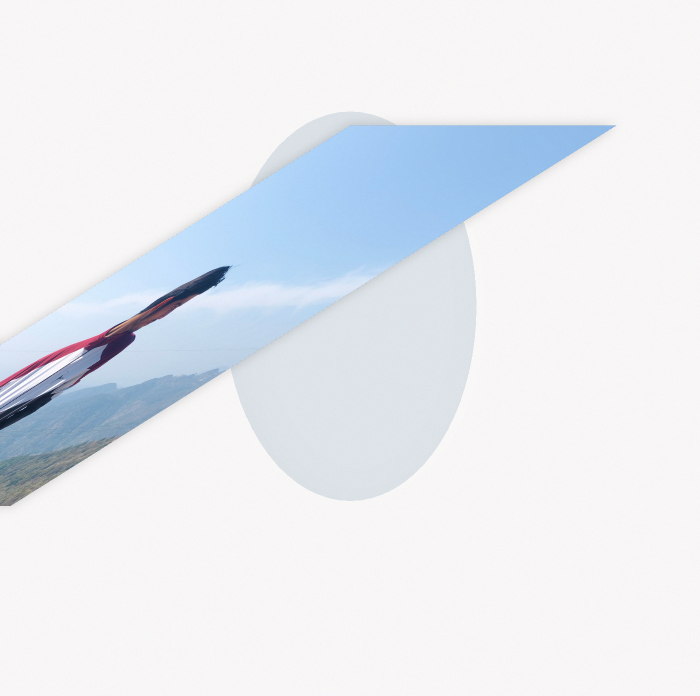
#> input picture backend/cache/1c5d9a864afbf6f3f14dbeda_comp.png, 1400 x 1392 px (shown at 1/2 size)
$ python -i segment.py   (imports and definitions only)
#> lines starting #> are read from the running program, lines starting #| are printed output that depends on the picture; after the words box and inside, x2 and y2 are one past the last pixel; in counts of white or black regions, pixels touching at a corner belong together
from __future__ import annotations

import time
from dataclasses import dataclass
from pathlib import Path

import cv2
import numpy as np


@dataclass
class SegmentConfig:
    cache_dir: Path
    request_key: str
    """GrabCut iterations; 2 is usually enough on a downscaled image."""
    grabcut_iters: int = 2
    min_confidence: float = 0.22
    """Max long edge for segmentation (GrabCut cost grows ~with pixels). Full-res mask is restored after."""
    max_seg_long_edge: int = 640


@dataclass
class SegmentResult:
    mask: np.ndarray
    confidence: float
    method: str
    elapsed_s: float
    used_fallback: bool


def _corner_patches(image_lab: np.ndarray) -> np.ndarray:
    h, w = image_lab.shape[:2]
    pad_h = max(8, h // 14)
    pad_w = max(8, w // 14)
    patches = [
        image_lab[:pad_h, :pad_w],
        image_lab[:pad_h, w - pad_w:],
        image_lab[h - pad_h:, :pad_w],
        image_lab[h - pad_h:, w - pad_w:],
    ]
    return np.concatenate([p.reshape(-1, 3) for p in patches], axis=0).astype(np.float32)


def _estimate_background_lab(image_lab: np.ndarray) -> tuple[np.ndarray, float]:
    """Return median LAB color of corners and a uniformity score (0..1)."""
    samples = _corner_patches(image_lab)
    median = np.median(samples, axis=0)
    spread = float(np.linalg.norm(np.std(samples, axis=0)))
    uniformity = float(np.clip(1.0 - spread / 60.0, 0.0, 1.0))
    return median, uniformity


def _color_distance_saliency(image_bgr: np.ndarray) -> tuple[np.ndarray, float]:
    """Per-pixel LAB distance from estimated background; returns saliency + bg uniformity."""
    lab = cv2.cvtColor(image_bgr, cv2.COLOR_BGR2LAB).astype(np.float32)
    bg, uniformity = _estimate_background_lab(lab)
    dist = np.linalg.norm(lab - bg, axis=2)
    saliency = cv2.normalize(dist, None, 0, 255, cv2.NORM_MINMAX).astype(np.uint8)
    # Gaussian is ~10x faster than bilateralFilter on CPU with similar smoothing here.
    saliency = cv2.GaussianBlur(saliency, (5, 5), 0)
    return saliency, uniformity


# [137 lines left out: functions _resize_for_segmentation, _bbox_from_saliency, _grabcut_segment, _color_distance_segment, segment_with_fallback, not called in this run]

>>> import cv2
>>> picture = cv2.imread('../cache/1c5d9a864afbf6f3f14dbeda_comp.png')
#> picture is the input picture: shape (1392, 1400, 3); mean B, G, R 240.8, 235.6, 231.7
>>> result = _color_distance_saliency(picture)
#> in _color_distance_saliency, `lab = cv2.cvtColor(image_bgr, cv2.COLOR_BGR2LAB).astype(np.float32)`:
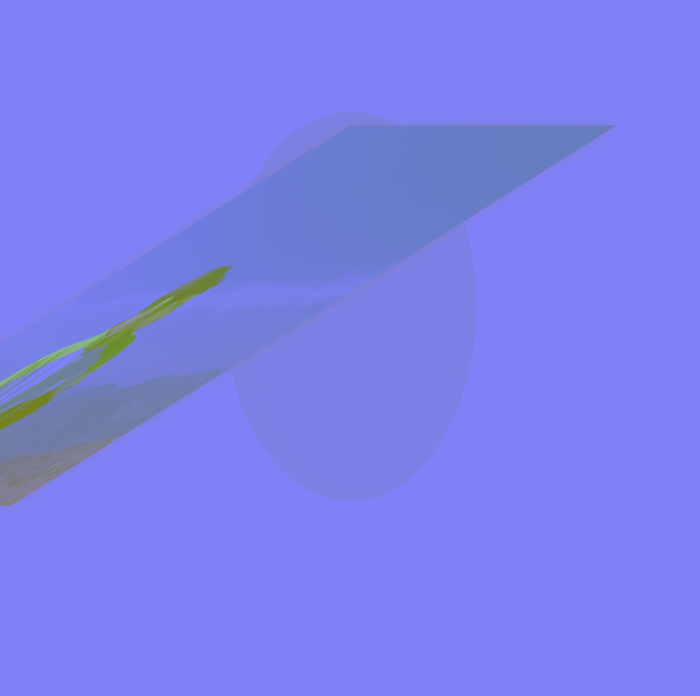
#> lab: shape (1392, 1400, 3) float32 (shown at 1/2 size); mean B, G, R 240, 127.9, 125.1
#> in _estimate_background_lab, `median = np.median(samples, axis=0)`: median = [248, 128, 128]
#> in _estimate_background_lab, `spread = float(np.linalg.norm(np.std(samples, axis=0)))`: spread = 2.5
#> in _estimate_background_lab, `uniformity = float(np.clip(1.0 - spread / 60.0, 0.0, 1.0))`: uniformity = 0.958
#> in _color_distance_saliency, `bg, uniformity = _estimate_background_lab(lab)`: bg = [248, 128, 128]; uniformity = 0.958
#> in _color_distance_saliency, `dist = np.linalg.norm(lab - bg, axis=2)`:
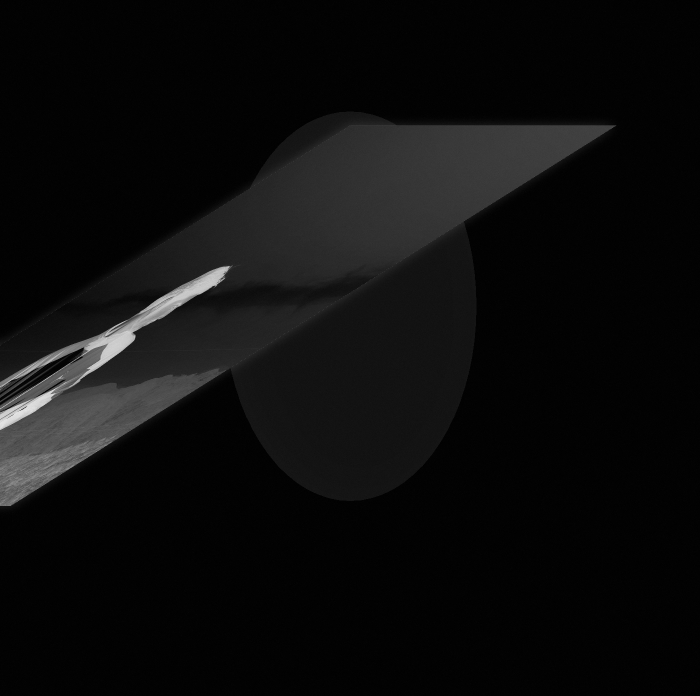
#> dist: shape (1392, 1400) float32 (shown at 1/2 size); min 0, max 239.4, mean 12.8

$ run again, on backend/cache/1c5d9a864afbf6f3f14dbeda_seg.png
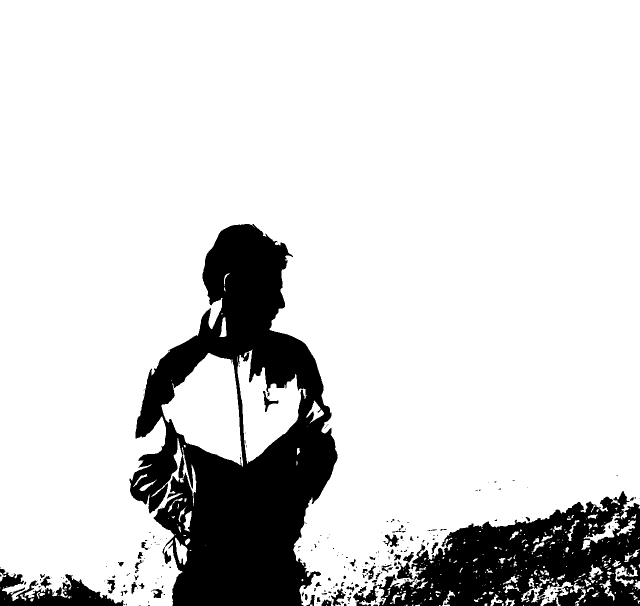
#> input picture backend/cache/1c5d9a864afbf6f3f14dbeda_seg.png, 1280 x 1212 px (shown at 1/2 size)
#> picture is the input picture: shape (1212, 1280, 3); 84.4% white; 235 black regions (175 under 20 px), largest, box (x1, y1, x2, y2) and area: (259, 448, 675, 1212) 159153, (706, 982, 1280, 1212) 69508, (0, 1138, 247, 1212) 8037
#> in _color_distance_saliency, `lab = cv2.cvtColor(image_bgr, cv2.COLOR_BGR2LAB).astype(np.float32)`:
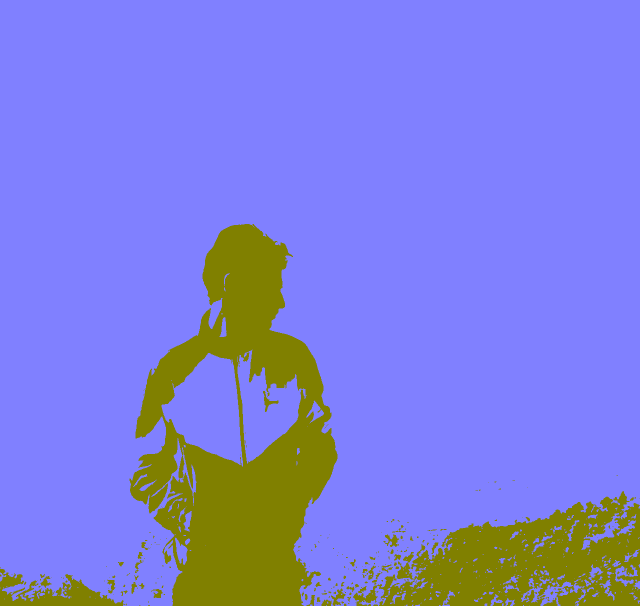
#> lab: shape (1212, 1280, 3) float32 (shown at 1/2 size); mean B, G, R 215.9, 128, 128
#> median = [255, 128, 128]
#> spread = 117.4
#> in _estimate_background_lab, `uniformity = float(np.clip(1.0 - spread / 60.0, 0.0, 1.0))`: uniformity = 0
#> in _color_distance_saliency, `bg, uniformity = _estimate_background_lab(lab)`: bg = [255, 128, 128]; uniformity = 0
#> in _color_distance_saliency, `saliency = cv2.GaussianBlur(saliency, (5, 5), 0)`:
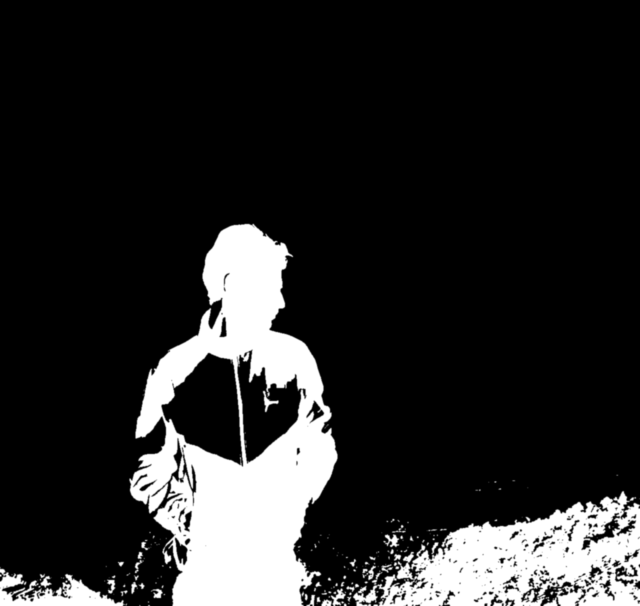
#> saliency: shape (1212, 1280) (shown at 1/2 size); min 0, max 255, mean 39.9
